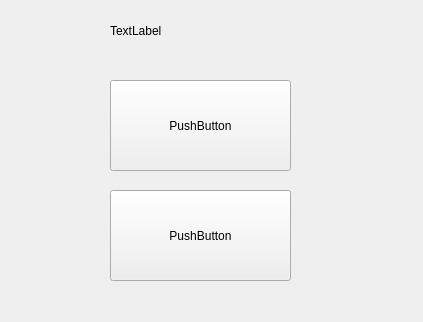
<?xml version="1.0" encoding="UTF-8"?>
<ui version="4.0">
 <class>Form</class>
 <widget class="QWidget" name="Form">
  <property name="geometry">
   <rect>
    <x>0</x>
    <y>0</y>
    <width>423</width>
    <height>322</height>
   </rect>
  </property>
  <property name="windowTitle">
   <string>Form</string>
  </property>
  <widget class="QPushButton" name="pushButton">
   <property name="geometry">
    <rect>
     <x>110</x>
     <y>80</y>
     <width>181</width>
     <height>91</height>
    </rect>
   </property>
   <property name="text">
    <string>PushButton</string>
   </property>
  </widget>
  <widget class="QPushButton" name="pushButton_2">
   <property name="geometry">
    <rect>
     <x>110</x>
     <y>190</y>
     <width>181</width>
     <height>91</height>
    </rect>
   </property>
   <property name="text">
    <string>PushButton</string>
   </property>
  </widget>
  <widget class="QLabel" name="label">
   <property name="geometry">
    <rect>
     <x>110</x>
     <y>10</y>
     <width>181</width>
     <height>41</height>
    </rect>
   </property>
   <property name="text">
    <string>TextLabel</string>
   </property>
  </widget>
 </widget>
 <resources/>
 <connections/>
</ui>
